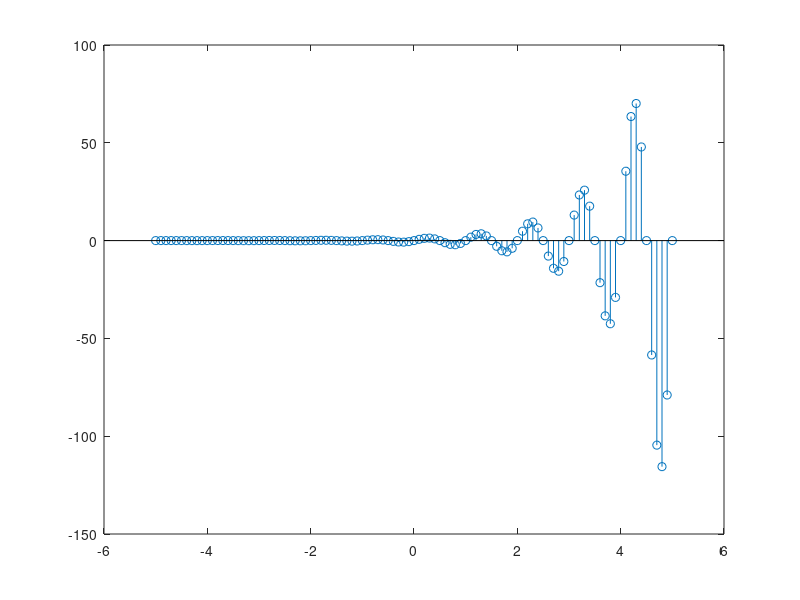

Recreate this plot in MATLAB.
% Generation of elementary signal
%Aditya Arya - 1MS19EE004
%% impulse function
n = -5:1:5;
del = (n==0);
stem(n,del);
%% step fuction
u =(n>=0);
stem(n,u);
%% step function cont.
n = -5:0.01:5;
u =(n>=0);
plot(n,u);
%% ramp function
r= n.*u;
plot(n,r);
%% exponential-increasing
t= -5:0.01:5;
r = exp(t);
plot(t,r);
%% exponential-decreasing
r = exp(-t);
plot(t,r);
%% sinusoidal decreasing cont.
r = exp(-t).*sin(2*pi*t);
plot(t,r);
%% sinusoidal increasing cont.
r = exp(t).*sin(2*pi*t);
plot(t,r);
%% sinusoidal decreasing discrete
n=-5:0.1:5;
r = exp(-n).*sin(2*pi*n);
stem(n,r);
%% sinusoidal decreasing discrete
n=-5:0.1:5;
r = exp(n).*sin(2*pi*n);
stem(n,r);
